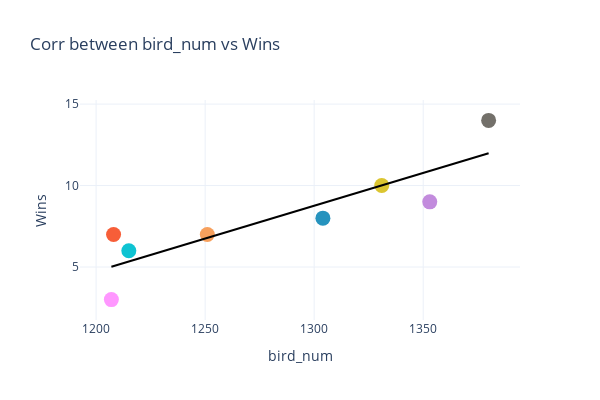

This figure's notebook cell:
### Code cell
### CORRELATION TO WINS BY STAT - SCATTER PLOTS WITH SLIDER / TOGGLE / RADIO BUTTON FOR EACH STAT

df['bb_ratio'] = df.bird_num / df.bog_num
stats_to_compare = ['bird_num','bb_ratio','median_delta','total_pts','plc_pts','cuts_made','pp_hole','pars_num','eag_num','dbog_num','bog_num']

for stat in stats_to_compare:
    scatter_df = df.groupby(['team'],as_index=False)[[stat,'win_loss']].sum()
    fig = px.scatter(scatter_df,
              x=stat,
              y='win_loss',
              color='team',
              color_discrete_map=team_color,
              template='plotly_white',
              height=400,
              width=600,
              labels={'win_loss':'Wins'},
              title=f"Corr between {stat} vs Wins",
              trendline='ols',trendline_scope='overall',trendline_color_override='black',
              ).update_traces(marker=dict(size=15,line_color='black')
              ).update_layout(showlegend=False)
    results = px.get_trendline_results(fig).px_fit_results.iloc[0].rsquared
    print(f"{stat}")
    print(f"R-Squared Value: {results:.2f}")
    print(fig.show())

### Figure 1 — Plotly figure (JSON) as saved in the notebook; plotly's stock layout.template omitted (floating-point values rounded to 4 significant figures)
{"data": [{"hovertemplate": "team=AlphaWired<br>bird_num=%{x}<br>Wins=%{y}<extra></extra>", "legendgroup": "AlphaWired", "marker": {"color": "rgb(247,160,93)", "line": {"color": "black"}, "size": 15, "symbol": "circle"}, "mode": "markers", "name": "AlphaWired", "orientation": "v", "showlegend": true, "type": "scatter", "x": [1251], "xaxis": "x", "y": [7], "yaxis": "y"}, {"hovertemplate": "team=New Team 4<br>bird_num=%{x}<br>Wins=%{y}<extra></extra>", "legendgroup": "New Team 4", "marker": {"color": "rgb(247,94,56)", "line": {"color": "black"}, "size": 15, "symbol": "circle"}, "mode": "markers", "name": "New Team 4", "orientation": "v", "showlegend": true, "type": "scatter", "x": [1208], "xaxis": "x", "y": [7], "yaxis": "y"}, {"hovertemplate": "team=Philly919<br>bird_num=%{x}<br>Wins=%{y}<extra></extra>", "legendgroup": "Philly919", "marker": {"color": "rgb(14,195,210)", "line": {"color": "black"}, "size": 15, "symbol": "circle"}, "mode": "markers", "name": "Philly919", "orientation": "v", "showlegend": true, "type": "scatter", "x": [1215], "xaxis": "x", "y": [6], "yaxis": "y"}, {"hovertemplate": "team=Putt Pirates<br>bird_num=%{x}<br>Wins=%{y}<extra></extra>", "legendgroup": "Putt Pirates", "marker": {"color": "rgb(115,112,106)", "line": {"color": "black"}, "size": 15, "symbol": "circle"}, "mode": "markers", "name": "Putt Pirates", "orientation": "v", "showlegend": true, "type": "scatter", "x": [1380], "xaxis": "x", "y": [14], "yaxis": "y"}, {"hovertemplate": "team=Snead's Foot<br>bird_num=%{x}<br>Wins=%{y}<extra></extra>", "legendgroup": "Snead's Foot", "marker": {"color": "#FF97FF", "line": {"color": "black"}, "size": 15, "symbol": "circle"}, "mode": "markers", "name": "Snead's Foot", "orientation": "v", "showlegend": true, "type": "scatter", "x": [1207], "xaxis": "x", "y": [3], "yaxis": "y"}, {"hovertemplate": "team=Team Gamble<br>bird_num=%{x}<br>Wins=%{y}<extra></extra>", "legendgroup": "Team Gamble", "marker": {"color": "rgb(38,147,190)", "line": {"color": "black"}, "size": 15, "symbol": "circle"}, "mode": "markers", "name": "Team Gamble", "orientation": "v", "showlegend": true, "type": "scatter", "x": [1304], "xaxis": "x", "y": [8], "yaxis": "y"}, {"hovertemplate": "team=txmoonshine<br>bird_num=%{x}<br>Wins=%{y}<extra></extra>", "legendgroup": "txmoonshine", "marker": {"color": "rgb(219,197,48)", "line": {"color": "black"}, "size": 15, "symbol": "circle"}, "mode": "markers", "name": "txmoonshine", "orientation": "v", "showlegend": true, "type": "scatter", "x": [1331], "xaxis": "x", "y": [10], "yaxis": "y"}, {"hovertemplate": "team=unit_circle<br>bird_num=%{x}<br>Wins=%{y}<extra></extra>", "legendgroup": "unit_circle", "marker": {"color": "rgb(194,139,221)", "line": {"color": "black"}, "size": 15, "symbol": "circle"}, "mode": "markers", "name": "unit_circle", "orientation": "v", "showlegend": true, "type": "scatter", "x": [1353], "xaxis": "x", "y": [9], "yaxis": "y"}, {"hovertemplate": "<b>OLS trendline</b><br>win_loss = 0.0402349 * bird_num + -43.546<br>R<sup>2</sup>=0.766140<br><br>bird_num=%{x}<br>Wins=%{y} <b>(trend)</b><extra></extra>", "legendgroup": "Overall Trendline", "line": {"color": "black"}, "marker": {"line": {"color": "black"}, "size": 15}, "mode": "lines", "name": "Overall Trendline", "showlegend": true, "type": "scatter", "x": [1207, 1208, 1215, 1251, 1304, 1331, 1353, 1380], "xaxis": "x", "y": [5.018, 5.058, 5.339, 6.788, 8.92, 10.01, 10.89, 11.98], "yaxis": "y"}], "layout": {"height": 400, "legend": {"title": {"text": "team"}, "tracegroupgap": 0}, "showlegend": false, "title": {"text": "Corr between bird_num vs Wins"}, "width": 600, "xaxis": {"anchor": "y", "domain": [0, 1], "title": {"text": "bird_num"}}, "yaxis": {"anchor": "x", "domain": [0, 1], "title": {"text": "Wins"}}}}
